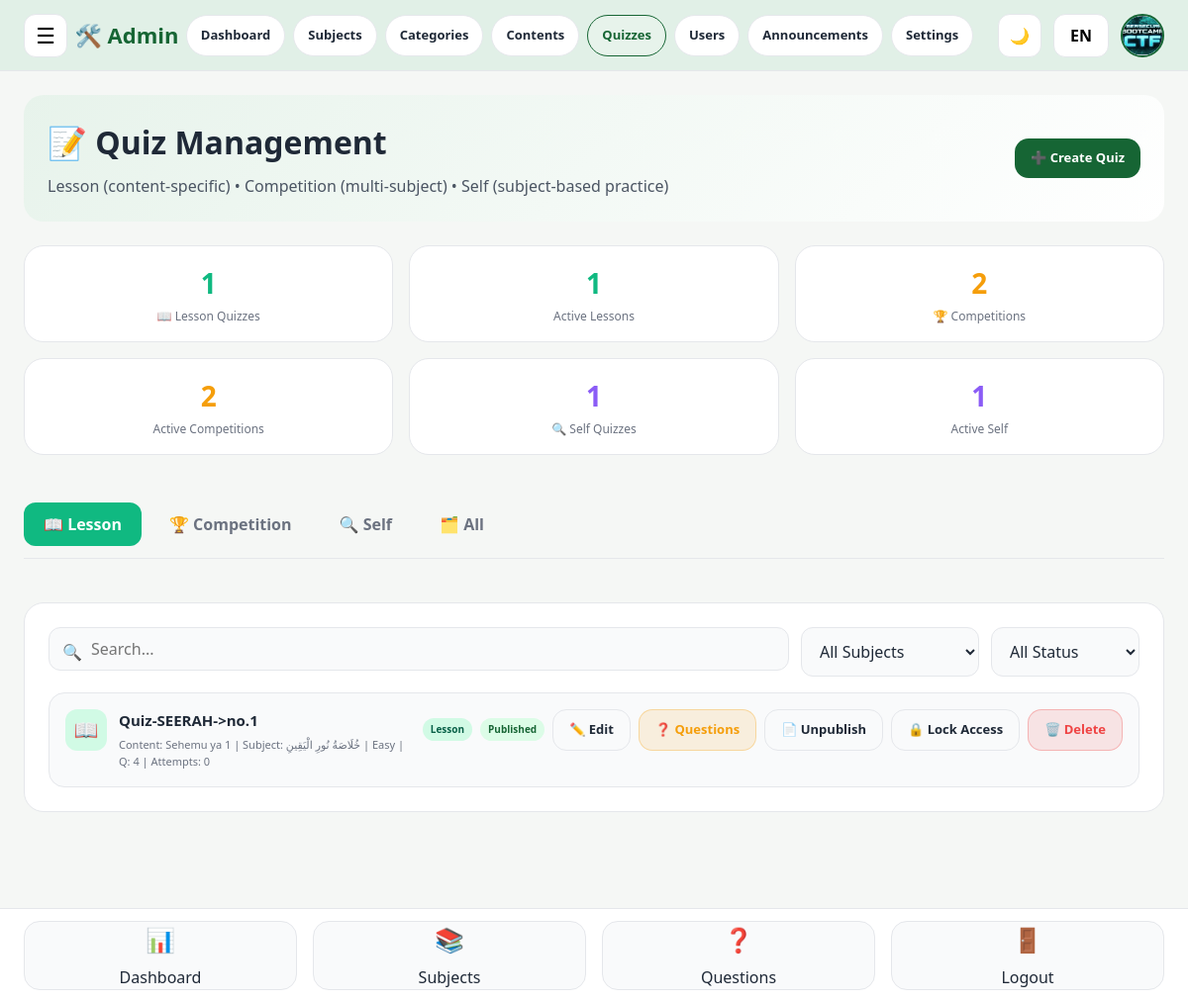
Page /myislam-v2/admin/admin_quizzes.php (signed in) on the committed database.
### tables this page shows
CREATE TABLE `users` (
  `id` int(11) NOT NULL,
  `full_name` varchar(150) NOT NULL,
  `username` varchar(50) DEFAULT NULL,
  `email` varchar(150) NOT NULL,
  `whatsapp` varchar(20) DEFAULT NULL,
  `password` varchar(255) NOT NULL,
  `role` enum('owner','admin','sheikh','user') NOT NULL DEFAULT 'user',
  `bio` text DEFAULT NULL,
  `profile_image` varchar(255) DEFAULT NULL,
  `is_active` tinyint(1) DEFAULT 1,
  `is_verified` tinyint(1) DEFAULT 0,
  `last_login_at` datetime DEFAULT NULL,
  `created_at` timestamp NULL DEFAULT current_timestamp()
);

CREATE TABLE `quizzes` (
  `id` int(11) NOT NULL,
  `subject_id` int(11) DEFAULT NULL,
  `category_id` int(11) DEFAULT NULL,
  `content_id` int(11) DEFAULT NULL,
  `title` varchar(255) NOT NULL,
  `slug` varchar(255) NOT NULL,
  `description` text DEFAULT NULL,
  `mode` enum('lesson','competition','self') NOT NULL DEFAULT 'lesson',
  `difficulty` enum('easy','medium','hard') NOT NULL DEFAULT 'easy',
  `passing_score` int(11) NOT NULL DEFAULT 70,
  `total_points` int(11) NOT NULL DEFAULT 0,
  `max_attempts` int(11) NOT NULL DEFAULT 1,
  `unlimited_attempts` tinyint(1) NOT NULL DEFAULT 0,
  `time_limit_minutes` int(11) DEFAULT NULL,
  `prize_description` varchar(255) DEFAULT NULL,
  `competition_start_at` datetime DEFAULT NULL,
  `competition_end_at` datetime DEFAULT NULL,
  `hints_enabled` tinyint(1) NOT NULL DEFAULT 0,
  `status` enum('draft','published','archived') NOT NULL DEFAULT 'draft',
  `created_by` int(11) NOT NULL,
  `published_at` datetime DEFAULT NULL,
  `created_at` timestamp NULL DEFAULT current_timestamp(),
  `updated_at` timestamp NULL DEFAULT current_timestamp() ON UPDATE current_timestamp()
);

CREATE TABLE `contents` (
  `id` int(11) NOT NULL,
  `subject_id` int(11) NOT NULL,
  `category_id` int(11) NOT NULL,
  `title` varchar(255) NOT NULL,
  `slug` varchar(255) NOT NULL,
  `short_description` text DEFAULT NULL,
  `body` longtext NOT NULL,
  `body_html` text DEFAULT NULL,
  `arabic_text` longtext DEFAULT NULL,
  `translation` longtext DEFAULT NULL,
  `audio_path` varchar(255) DEFAULT NULL,
  `video_path` varchar(255) DEFAULT NULL,
  `video_url` text DEFAULT NULL,
  `reference_text` text DEFAULT NULL,
  `source_name` varchar(255) DEFAULT NULL,
  `tags` varchar(255) DEFAULT NULL,
  `image_path` varchar(255) DEFAULT NULL,
  `status` enum('draft','pending','published','rejected') NOT NULL DEFAULT 'draft',
  `created_by` int(11) NOT NULL,
  `approved_by` int(11) DEFAULT NULL,
  `sort_order` int(11) DEFAULT 0,
  `is_featured` tinyint(1) DEFAULT 0,
  `published_at` datetime DEFAULT NULL,
  `created_at` timestamp NULL DEFAULT current_timestamp(),
  `updated_at` timestamp NULL DEFAULT current_timestamp() ON UPDATE current_timestamp()
);

CREATE TABLE `subjects` (
  `id` int(11) NOT NULL,
  `name` varchar(100) NOT NULL,
  `slug` varchar(100) NOT NULL,
  `description` text DEFAULT NULL,
  `icon` varchar(100) DEFAULT NULL,
  `image_path` varchar(255) DEFAULT NULL,
  `sort_order` int(11) DEFAULT 0,
  `is_active` tinyint(1) DEFAULT 1,
  `created_at` timestamp NULL DEFAULT current_timestamp(),
  `image` varchar(255) DEFAULT NULL
);

### myislam-v2/admin/admin_quizzes.php (the view, shortened to what the rows shown need)
<?php
function e($v): string {
    return htmlspecialchars((string)$v, ENT_QUOTES, 'UTF-8');
}
function tableExists(PDO $conn, string $tableName): bool {
    try {
        $stmt = $conn->prepare("
            SELECT COUNT(*)
            FROM information_schema.tables
            WHERE table_schema = DATABASE() AND table_name = ?
        ");
        $stmt->execute([$tableName]);
        return (int)$stmt->fetchColumn() > 0;
    } catch (PDOException $e) {
        error_log("tableExists: " . $e->getMessage());
        return false;
    }
}
function columnExists(PDO $conn, string $tableName, string $columnName): bool {
    try {
        $stmt = $conn->prepare("
            SELECT COUNT(*)
            FROM information_schema.columns
            WHERE table_schema = DATABASE()
              AND table_name = ?
              AND column_name = ?
        ");
        $stmt->execute([$tableName, $columnName]);
        return (int)$stmt->fetchColumn() > 0;
    } catch (PDOException $e) {
        error_log("columnExists: " . $e->getMessage());
        return false;
    }
}
$userId = (int)$_SESSION['user_id'];
$conn = db();
function getAdminUser(PDO $conn, int $userId): ?array {
    try {
        $stmt = $conn->prepare("
            SELECT id, full_name, email, profile_image, role, is_active, created_at
            FROM users
            WHERE id = ? AND is_active = 1
            LIMIT 1
        ");
        $stmt->execute([$userId]);
        $user = $stmt->fetch(PDO::FETCH_ASSOC);
        $allowedRoles = ['owner', 'admin', 'sheikh'];
        return $user;
    } catch (PDOException $e) {
        error_log("getAdminUser: " . $e->getMessage());
        return null;
    }
}
function getQuizzes(PDO $conn, ?string $mode = null): array {
    try {
        $hasQuestions = tableExists($conn, 'quiz_questions');
        $hasAttempts = tableExists($conn, 'quiz_attempts');
        $hasContentId = columnExists($conn, 'quizzes', 'content_id');
        $questionCountSql = $hasQuestions
            ? "(SELECT COUNT(*) FROM quiz_questions qq WHERE qq.quiz_id = q.id)"
            : "0";
        $attemptCountSql = $hasAttempts
            ? "(SELECT COUNT(*) FROM quiz_attempts qa WHERE qa.quiz_id = q.id)"
            : "0";
        $contentJoin = $hasContentId
            ? "LEFT JOIN contents ct ON ct.id = q.content_id"
            : "";
        $contentFields = $hasContentId
            ? ", ct.title as content_title, ct.slug as content_slug"
            : "";
        $whereClause = "";
        $stmt = $conn->query("
            SELECT
                q.*,
                s.name AS subject_name,
                s.icon AS subject_icon,
                c.name AS category_name,
                u.full_name AS creator_name,
                {$questionCountSql} AS total_questions,
                {$attemptCountSql} AS total_attempts
                {$contentFields}
            FROM quizzes q
            LEFT JOIN subjects s ON s.id = q.subject_id
            LEFT JOIN categories c ON c.id = q.category_id
            LEFT JOIN users u ON u.id = q.created_by
            {$contentJoin}
            {$whereClause}
            ORDER BY q.created_at DESC, q.id DESC
        ");
        return $stmt->fetchAll(PDO::FETCH_ASSOC) ?: [];
    } catch (PDOException $e) {
        error_log("getQuizzes: " . $e->getMessage());
        return [];
    }
}
$admin = getAdminUser($conn, $userId);
$activeTab = $_GET['tab'] ?? 'lesson';
$allQuizzes = getQuizzes($conn);
$lessonQuizzes = array_filter($allQuizzes, fn($q) => ($q['mode'] ?? '') === 'lesson');
$competitionQuizzes = array_filter($allQuizzes, fn($q) => ($q['mode'] ?? '') === 'competition');
$selfQuizzes = array_filter($allQuizzes, fn($q) => ($q['mode'] ?? '') === 'self');
?>
<!DOCTYPE html>
<html lang="en">
<head>
</head>
<body>
<header class="app-header">
    <div class="header-right">
        <div class="profile-area" id="profileArea">
            <button class="profile-btn" id="profileToggle">
                <?php if (!empty($admin['profile_image'])): ?>
                    <img src="<?php echo e($admin['profile_image']); ?>" alt="Profile">
                <?php else: ?>
                    <?php echo e(initials((string)$admin['full_name'])); ?>
                <?php endif; ?>
            </button>
        </div>
    </div>
</header>
<div class="page-layout">
    <main class="main-content">
        <div class="page-stack">
            <section class="hero-card section-card">
                <div>
                    <h1>📝 Quiz Management</h1>
                </div>
            </section>
            <?php foreach (['lesson', 'competition', 'self'] as $mode): ?>
            <div class="tab-content <?php echo $activeTab === $mode ? 'active' : ''; ?>" id="tab-<?php echo $mode; ?>">
                <section class="section-card">
                    <div class="filters-row">
                        <div class="search-wrap">
                            <span class="search-icon">🔍</span>
                            <input type="text" id="<?php echo $mode; ?>Search" class="search-input" placeholder="Search...">
                        </div>
                        <select id="<?php echo $mode; ?>SubjectFilter" class="form-select">
                            <option value="">All Subjects</option>
                        </select>
                        <select id="<?php echo $mode; ?>StatusFilter" class="form-select">
                            <option value="">All Status</option>
                        </select>
                    </div>
                    <div class="quiz-list" id="<?php echo $mode; ?>List">
                        <?php
                        $quizzesForMode = $mode === 'lesson' ? $lessonQuizzes : ($mode === 'competition' ? $competitionQuizzes : $selfQuizzes);
                        foreach ($quizzesForMode as $quiz):
                            $quizStatus = strtolower((string)($quiz['status'] ?? 'draft'));
                            $searchBlob = strtolower(($quiz['title'] ?? '') . ' ' . ($quiz['subject_name'] ?? '') . ' ' . ($quiz['content_title'] ?? ''));
                        ?>
                            <div class="quiz-item <?php echo $mode; ?>-quiz-item" data-search="<?php echo e($searchBlob); ?>"
                                 data-subject="<?php echo strtolower(e($quiz['subject_name'] ?? '')); ?>"
                                 data-status="<?php echo e($quizStatus); ?>"
                                 data-quiz-id="<?php echo (int)$quiz['id']; ?>">
                                <div class="quiz-left">
                                    <div class="quiz-icon <?php echo $mode; ?>"><?php echo $mode === 'lesson' ? '📖' : ($mode === 'competition' ? '🏆' : '🔍'); ?></div>
                                    <div class="quiz-info">
                                        <div class="quiz-title"><?php echo e($quiz['title'] ?? 'Untitled'); ?></div>
                                        <div class="quiz-meta">
                                            <?php if ($mode === 'lesson' && !empty($quiz['content_title'])): ?>
                                                Content: <?php echo e($quiz['content_title']); ?> |
                                            <?php endif; ?>
                                            Subject: <?php echo e($quiz['subject_name'] ?? 'Any'); ?> |
                                            <?php echo ucfirst($quiz['difficulty'] ?? 'medium'); ?> |
                                            Q: <?php echo (int)($quiz['total_questions'] ?? 0); ?> |
                                            Attempts: <?php echo (int)($quiz['total_attempts'] ?? 0); ?>
                                        </div>
                                    </div>
                                </div>
                                <div class="quiz-actions">
                                    <span class="badge <?php echo $mode; ?>"><?php echo ucfirst($mode); ?></span>
                                    <span class="badge <?php echo e($quizStatus); ?>"><?php echo e(ucfirst($quizStatus)); ?></span>
                                    <?php $isAccessLocked = isset($quiz['allow_access']) && (int)$quiz['allow_access'] === 0; ?>
                                    <button class="btn secondary edit-quiz-btn" data-quiz-id="<?php echo (int)$quiz['id']; ?>">✏️ Edit</button>
                                    <a href="admin_quiz_questions.php?quiz_id=<?php echo (int)$quiz['id']; ?>" class="btn warn">❓ Questions</a>
                                    <button class="btn secondary toggle-status-btn" data-quiz-id="<?php echo (int)$quiz['id']; ?>"><?php echo $quizStatus === 'published' ? '📄 Unpublish' : '🚀 Publish'; ?></button>
                                    <button class="btn secondary toggle-access-btn" data-quiz-id="<?php echo (int)$quiz['id']; ?>"><?php echo $isAccessLocked ? '🔓 Unlock Access' : '🔒 Lock Access'; ?></button>
                                    <?php if ((int)($quiz['total_attempts'] ?? 0) === 0): ?>
                                    <button class="btn danger delete-quiz-btn" data-quiz-id="<?php echo (int)$quiz['id']; ?>">🗑️ Delete</button>
                                    <?php endif; ?>
                                </div>
                            </div>
                        <?php endforeach; ?>
                    </div>
                </section>
            </div>
            <?php endforeach; ?>
        </div>
    </main>
</div>
</body>
</html>

### rows in the picture
users: profile_image (picture)
quizzes: title "Quiz-SEERAH->no.1", content.title "Sehemu ya 1", subject.name "خُلَاصَةُ نُورِ الْيَقِينِ", difficulty "Easy", total_questions "4", total_attempts "0", mode "Lesson", status "Published", shows "📄 Unpublish"

### other values in the picture
$navItem['name'] "Dashboard"
$navItem['name'] "Subjects"
$navItem['name'] "Categories"
$navItem['name'] "Contents"
$navItem['name'] "Quizzes"
$navItem['name'] "Users"
$navItem['name'] "Announcements"
$navItem['name'] "Settings"
$totalLesson "1"
$activeLesson "1"
$totalCompetition "2"
$activeCompetition "2"
$totalSelf "1"
$activeSelf "1"
